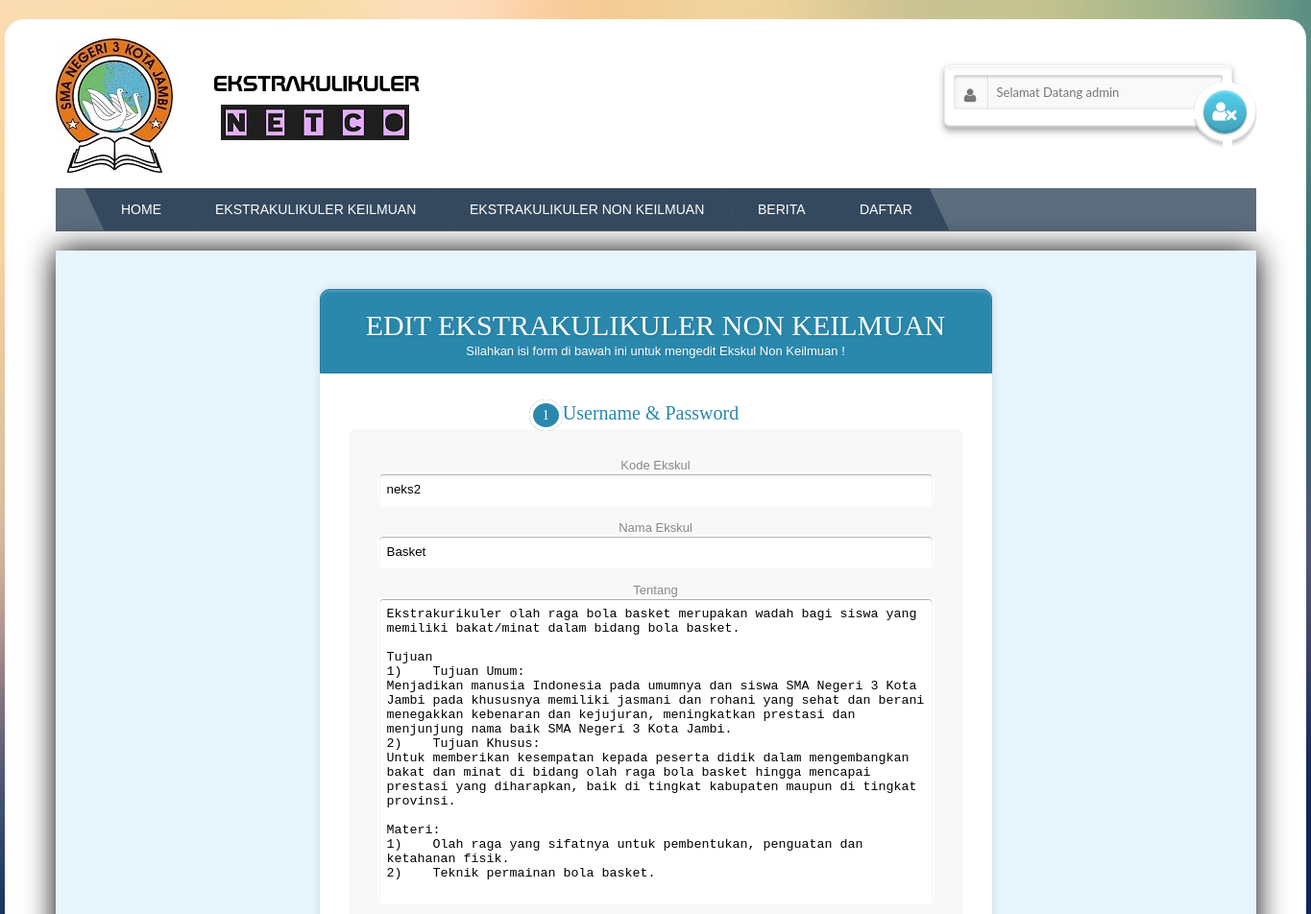
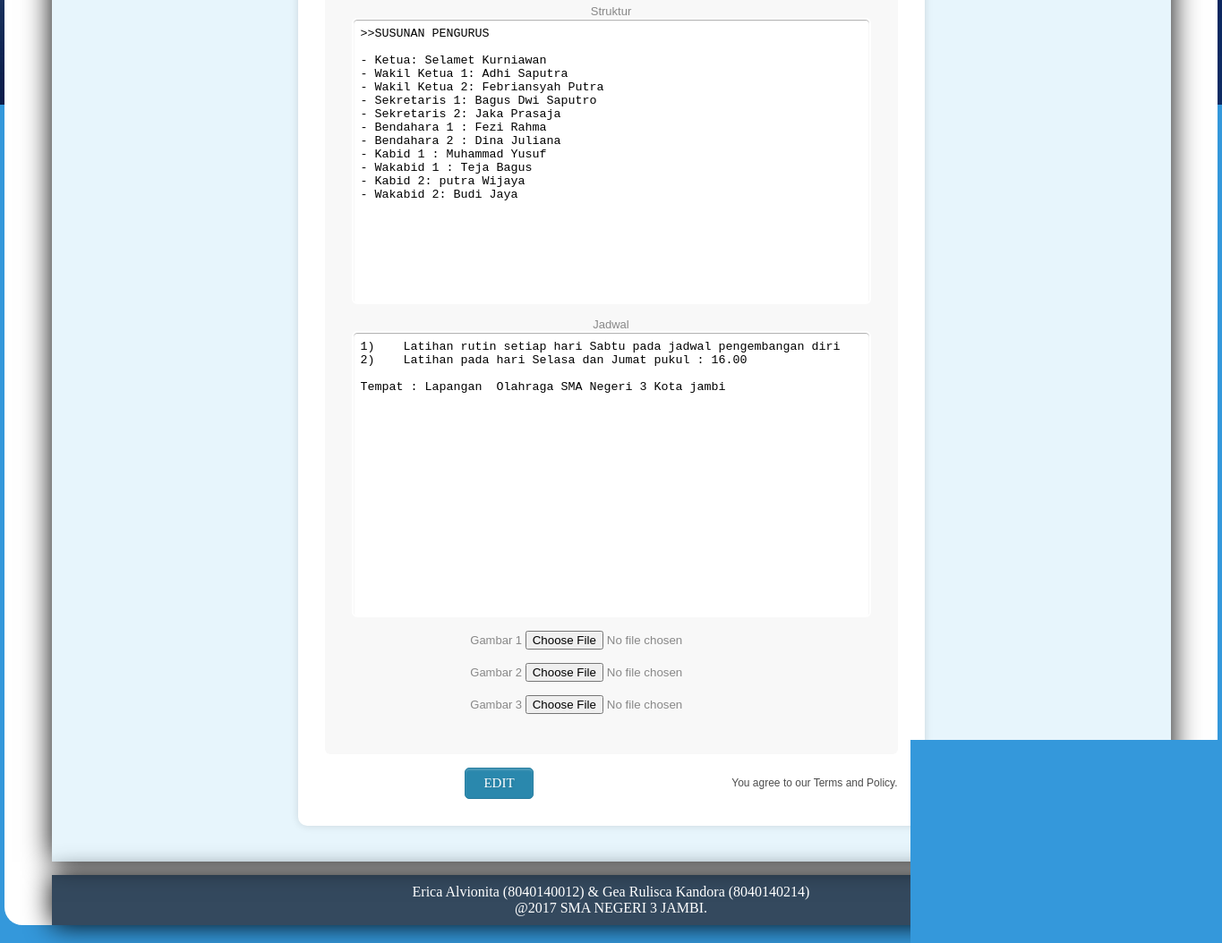
The app's page /home.php?page=edit_ekskul_non_keilmuan.php&kode=neks2 (signed in) with its own data (2 pictures, top to bottom).
### tables this page shows
CREATE TABLE `ekskul_non_keilmuan` (
  `kode_ekskul` varchar(20) NOT NULL,
  `nama_ekskul` varchar(20) NOT NULL,
  `tentang_ekskul` text NOT NULL,
  `struktur` text NOT NULL,
  `jadwal` text NOT NULL,
  `img1` varchar(200) NOT NULL,
  `img2` varchar(200) NOT NULL,
  `img3` varchar(200) NOT NULL
);

### edit_ekskul_non_keilmuan.php (the view, shortened to what this page needs)
<?php
  $kode = $_GET ['kode'];
   $sql = mysql_fetch_array(mysql_query("SELECT * from ekskul_non_keilmuan where kode_ekskul='$kode'"));
  if($_SESSION['username'] == "admin"){
    ?>
    <div class="form-style-10">
      <h1>EDIT EKSTRAKULIKULER NON KEILMUAN<span>Silahkan isi form di bawah ini untuk mengedit Ekskul Non Keilmuan !</span></h1>
      <form method="post" action="proses_edit_ekskul.php?kode=ekskul_non_keilmuan&eks=<?php echo $sql['kode_ekskul'] ; ?>" enctype="multipart/form-data">
        <div class="section"><span>1</span>Username &amp; Password</div>
        <div class="inner-wrap">
            <label>Kode Ekskul <input type="text" name="kode" value="<?php echo $sql['kode_ekskul'] ; ?>"></label>
            <label>Nama Ekskul <input type="text" name="nama" value="<?php echo $sql['nama_ekskul'] ; ?>" /></label>
            <label>Tentang <textarea rows="20" name="tentang"><?php echo $sql['tentang_ekskul'] ; ?></textarea></label>
            <label>Struktur <textarea rows="20" name="struktur"><?php echo $sql['struktur'] ; ?></textarea></label>
            <label>Jadwal <textarea rows="20" name="jadwal"><?php echo $sql['jadwal'] ; ?></textarea></label>
            <label>Gambar 1 <input type="file" name="image1" ></label>
            <label>Gambar 2 <input type="file" name="image2" ></label>
            <label>Gambar 3 <input type="file" name="image3" ></label>
        </div>
        <div class="button-section">
          <input type="submit" name="submit" value="EDIT" />
        <span class="privacy-policy">
        You agree to our Terms and Policy.
        </span>
        </div>
      </form>
    </div>
<?php
  }
  else{
    echo "<script> alert('Hanya Admin yang bisa mengakses halaman ini !'); location = 'index.php'; </script>";
  }
?>

### style.css (style rules this page uses)
body { margin:20px 0px 20px 0px; background: url(gambar/b.jpg) fixed; background-repeat: no-repeat; background-size: 100%; }
html { box-sizing: border-box; }
*, *:before, *:after { box-sizing: inherit; }
body { background-color: #3498db; }
.form-style-10 { width:700px; padding:30px; margin:40px auto; background: #FFF; border-radius: 10px; -webkit-border-radius:10px; -moz-border-radius: 10px; box-shadow: 0px 0px 10px rgba(0, 0, 0, 0.13); -moz-box-shadow: 0px 0px 10px rgba(0, 0, 0, 0.13); -webkit-box-shadow: 0px 0px 10px rgba(0, 0, 0, 0.13); }
.form-style-10 .inner-wrap { padding: 30px; background: #F8F8F8; border-radius: 6px; margin-bottom: 15px; }
.form-style-10 h1 { background: #2A88AD; padding: 20px 30px 15px 30px; margin: -30px -30px 30px -30px; border-radius: 10px 10px 0 0; -webkit-border-radius: 10px 10px 0 0; -moz-border-radius: 10px 10px 0 0; color: #fff; text-shadow: 1px 1px 3px rgba(0, 0, 0, 0.12); font: normal 30px 'Bitter', serif; -moz-box-shadow: inset 0px 2px 2px 0px rgba(255, 255, 255, 0.17); -webkit-box-shadow: inset 0px 2px 2px 0px rgba(255, 255, 255, 0.17); box-shadow: inset 0px 2px 2px 0px rgba(255, 255, 255, 0.17); border: 1px solid #257C9E; }
.form-style-10 h1 > span { display: block; margin-top: 2px; font: 13px Arial, Helvetica, sans-serif; }
.form-style-10 label { display: block; font: 13px Arial, Helvetica, sans-serif; color: #888; margin-bottom: 15px; }
.form-style-10 input[type="text"], .form-style-10 input[type="date"], .form-style-10 input[type="datetime"], .form-style-10 input[type="email"], .form-style-10 input[type="number"], .form-style-10 input[type="search"], .form-style-10 input[type="time"], .form-style-10 input[type="url"], .form-style-10 input[type="password"], .form-style-10 select { display: block; box-sizing: border-box; -webkit-box-sizing: border-box; -moz-box-sizing: border-box; width: 100%; padding: 8px; border-radius: 6px; -webkit-border-radius:6px; -moz-border-radius:6px; border: 2px solid #fff; box-shadow: inset 0px 1px 1px rgba(0, 0, 0, 0.33); -moz-box-shadow: inset 0px 1px 1px rgba(0, 0, 0, 0.33); -webkit-box-shadow: inset 0px 1px 1px rgba(0, 0, 0, 0.33); }
.form-style-10 textarea { display: block; box-sizing: border-box; -webkit-box-sizing: border-box; -moz-box-sizing: border-box; width: 100%; padding: 8px; resize: none; border-radius: 6px; -webkit-border-radius:6px; -moz-border-radius:6px; border: 2px solid #fff; box-shadow: inset 0px 1px 1px rgba(0, 0, 0, 0.33); -moz-box-shadow: inset 0px 1px 1px rgba(0, 0, 0, 0.33); -webkit-box-shadow: inset 0px 1px 1px rgba(0, 0, 0, 0.33); }
.form-style-10 .section { font: normal 20px 'Bitter', serif; color: #2A88AD; margin-bottom: 5px; }
.form-style-10 .section span { background: #2A88AD; padding: 5px 10px 5px 10px; border-radius: 50%; -webkit-border-radius: 50%; -moz-border-radius: 50%; border: 4px solid #fff; font-size: 14px; margin-left: -45px; color: #fff; margin-top: -3px; }
.form-style-10 input[type="button"], .form-style-10 input[type="submit"] { background: #2A88AD; padding: 8px 20px 8px 20px; border-radius: 5px; -webkit-border-radius: 5px; -moz-border-radius: 5px; color: #fff; text-shadow: 1px 1px 3px rgba(0, 0, 0, 0.12); font: normal 30px 'Bitter', serif; -moz-box-shadow: inset 0px 2px 2px 0px rgba(255, 255, 255, 0.17); -webkit-box-shadow: inset 0px 2px 2px 0px rgba(255, 255, 255, 0.17); box-shadow: inset 0px 2px 2px 0px rgba(255, 255, 255, 0.17); border: 1px solid #257C9E; font-size: 15px; }
.form-style-10 .privacy-policy { float: right; width: 250px; font: 12px Arial, Helvetica, sans-serif; color: #4D4D4D; margin-top: 10px; text-align: right; }

### records on screen
ekskul_non_keilmuan: kode "neks2", nama "Basket", tentang "Ekstrakurikuler olah raga bola basket merupakan wadah bagi siswa yang memiliki bakat/minat dalam bidang bola basket. Tujuan 1) Tujuan Umum: Menjadikan manusia Indonesia pada umumnya dan siswa SMA Negeri 3 Kota Jambi pada khususnya memiliki jasmani dan rohani yang sehat dan berani menegakkan kebenaran dan kejujuran, meningkatkan prestasi dan menjunjung nama baik SMA Negeri 3 Kota Jambi. 2) Tujuan Khusus: Untuk memberikan kesempatan kepada peserta didik dalam mengembangkan bakat dan minat di bidang olah raga bola basket hingga mencapai prestasi yang diharapkan, baik di tingkat kabupaten maupun di tingkat provinsi. Materi: 1) Olah raga yang sifatnya untuk pembentukan, penguatan dan ketahanan…", struktur ">>SUSUNAN PENGURUS - Ketua: Selamet Kurniawan - Wakil Ketua 1: Adhi Saputra - Wakil Ketua 2: Febriansyah Putra - Sekretaris 1: Bagus Dwi Saputro - Sekretaris 2: Jaka Prasaja - Bendahara 1 : Fezi Rahma - Bendahara 2 : Dina Juliana - Kabid 1 : Muhammad Yusuf - Wakabid 1 : Teja Bagus - Kabid 2: putra Wijaya - Wakabid 2: Budi Jaya", jadwal "1) Latihan rutin setiap hari Sabtu pada jadwal pengembangan diri 2) Latihan pada hari Selasa dan Jumat pukul : 16.00 Tempat : Lapangan Olahraga SMA Negeri 3 Kota jambi"
